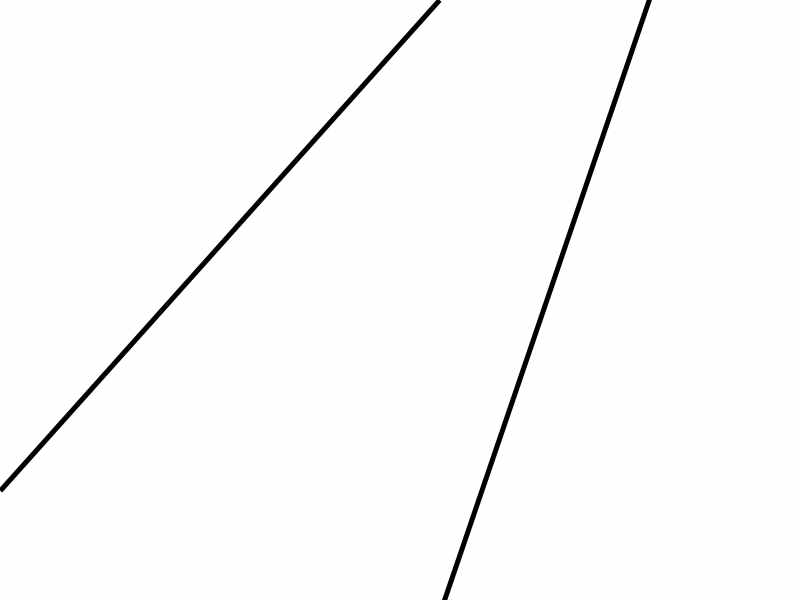
//> input picture src/image/v1_line/road0.jpg, 800 x 600 px, given in place of video_new.h264, which was not available
$ ./main   (built with g++ and OpenCV 4)
//> lines starting //> are read from the running program, lines starting //| are printed output that depends on the picture; after the words box and inside, x2 and y2 are one past the last pixel; in counts of white or black regions, pixels touching at a corner belong together; pictures that were not available may be replaced by others from this repository, and a replacement may not be noted
### src/image/v4_newAlgorithm/serialCar.h
#include <stdio.h>
#include <unistd.h>			//Used for UART
#include <fcntl.h>			//Used for UART

int openPort(void);
void setupSerial(int uart0_filestream);
void sendCommand(unsigned char* command,int uart0_filestream);

### src/image/v4_newAlgorithm/config.h
#ifndef __IPM_H__
#define __IPM_H__

#include <opencv2/calib3d/calib3d.hpp>
#include <opencv2/highgui/highgui.hpp>
#include <opencv2/imgproc/imgproc.hpp>
#include <opencv2/features2d/features2d.hpp>

#include <iostream>

enum{
	CANNY_MIN_TRESHOLD = 300,		// edge detector minimum hysteresis threshold
	CANNY_MAX_TRESHOLD = 400,		// edge detector maximum hysteresis threshold

	HOUGH_TRESHOLD = 30,			// Accumulator threshold parameter.
	HOUGH_MIN_LINE_LENGTH = 120,	// Minimum line length. Line segments shorter than that are rejected.
	HOUGH_MAX_LINE_GAP = 50,		// The maximum gap between two points to be considered in the same line.

	// Line classification
	LINE_SEP_ANGLE = 10,			// In degrees
	HORIZ_LANE_MIN_DIST = 100,		// Minimum distance of Horiz lane for including in control 	(Cols-dist)
	HORIZ_LANE_CRITICAL_DIST = 50,	// Crtical position after which it requires sudden turn  	(Cols-dist)
	HORIZ_LANE_LEFT_REJECTION = 50,	// Left border
	HORIZ_LANE_RIGHT_REJECTION = 350,// Right border

	VERT_LANE_SEPERATION = 100,
};

enum LineType{
	HORIZ_LINE,
	VERTICAL_LINE,
};

enum TurnType{
	LINEAR,
	CRITICAL,		// For suddent turn
};

struct Lane{
	Lane(){}
	Lane(CvPoint p1l, CvPoint p2l, float ang, float ml, float cl, \
		float intrsecL, float intrsecU, enum LineType L_typ, float lineDist, float v): \
		p1(p1l),p2(p2l),angle(ang),m(ml),c(cl), \
		intersectLower(intrsecL), intersectUpper(intrsecU), L_type(L_typ),lineDistance(lineDist),valid(v){}
	CvPoint p1;
	CvPoint p2;
	float angle, m, c;
	float intersectLower;
	float intersectUpper;
	float lineDistance;
	enum LineType L_type;
	int valid;
};

enum DirectionVector{
	STRAIGHT,
	LEFT,
	RIGHT,
	BACK,
	UTURN,
	STOP,
	NONE,				// For sign
};

enum Confidence{
	HIGH,
	MEDIUM,
	LOW,
	POOR,
};
enum LanePattern{
	NORMAL,
	HORIZONTAL,
	L_LANE,
	R_LANE,
	CORNER,
	LINE_BREAK,
	UNKNOWN,
	ERROR,
	NOLANE
};
enum PIDRotation{
	TRANSLATE,
	ROTATE,
};
struct ControlInfo{
	enum DirectionVector direction;
	unsigned int angle;
	enum DirectionVector trafficSign;
	enum Confidence dirCounter;			// Lane confidence
	enum Confidence signCounter;		// Sign Confidence
	int valid;
	enum LanePattern lanePatern;
	enum DirectionVector nextDirection;
	enum PIDRotation pidControlMsgType;
};

//struct Tracking{
//	struct ControlInfo currentControl;
//	struct ControlInfo previousFrame;
//	int valid;
//}

// For printing

char result[100];
#endif /*__IPM_H__*/

### src/image/v4_newAlgorithm/serialCar.cpp
#include <termios.h>		//Used for UART
#include "serialCar.h"
#include "string.h"

//int main(void){
//    unsigned char command[5]    = {'0','0','1','T','+'};
//
//    // Serial Communicaion
//    int uart0_filestream        = openPort();
//    setupSerial(uart0_filestream);
//    sendCommand(command,uart0_filestream);
//
//    return(0);
//}

int openPort(){
    int uart0_filestream = -1;
    uart0_filestream = open("/dev/ttyACM0", O_RDWR | O_NOCTTY | O_NDELAY);        //Open in non blocking read/write mode
    if (uart0_filestream == -1) {
        printf("Error - Unable to open UART.  Ensure it is not in use by another application\n");
    }
    return(uart0_filestream);
}

void setupSerial(int uart0_filestream){
    struct termios options;
    tcgetattr(uart0_filestream, &options);
    options.c_cflag = B9600 | CS8 | CLOCAL | CREAD;        //<Set baud rate
    options.c_iflag = IGNPAR;
    options.c_oflag = 0;
    options.c_lflag = 0;
    tcflush(uart0_filestream, TCIFLUSH);
    tcsetattr(uart0_filestream, TCSANOW, &options);
}

// [9 lines left out: function sendCommand, not called in this run]


### src/image/v4_newAlgorithm/main.cpp
#include <stdio.h>
#include <opencv2/opencv.hpp>
#include <opencv2/imgproc/imgproc.hpp>
#include "opencv2/highgui/highgui.hpp"
#include <iostream>
#include "config.h"
#include "serialCar.h"

using namespace cv;
using namespace std;
Rect ROI;

// Input Configuration
#define VIDEO_INPUT 0
#define VIDEO_FILE 1
#define ADVANCE_CASE 0
// Serial Communication
int uart0_filestream;
char command[10]; //Format= {'0','0','1','T','+'};

//
void showIm(String title, Mat im);
Mat preProcess(Mat image);
void findLane(vector<Vec4i> *lines, int row, int col,std::vector<Lane> *lane);
void laneFilter(std::vector<Lane> lanes_org, int w, int h,\
			int *leftLane, int *rightLane, int *horizLane );
void filterLane_strength(std::vector<Lane> lanes, Mat edges, Mat raw);
void findSetPoint(Mat im_roi, std::vector<Lane> lanes_org, int leftLane, int rightLane, int horizLane, \
						TurnType *turn, CvPoint *setPoint, int w, int h);
void init();
void findBorderPoints(std::vector<Lane> lanes_org, int l, CvPoint *lowPt,CvPoint *highPt, int w, int h );
float dist(CvPoint p1, CvPoint p2);
CvPoint intersection(CvPoint o1, CvPoint p1, CvPoint o2, CvPoint p2);
struct ControlInfo previousFrame;
struct ControlInfo currentFrame;

int validResult = 0;

void sendCmd(float angle){
	if(validResult == 0)
		return;
	if((int)fabs(angle)>99)
		sprintf(command,"%dT%s",(int)fabs(angle), angle<0?"-":"+");
	else
		sprintf(command,"0%dT%s",(int)fabs(angle), angle<0?"-":"+");
	printf("Serial Data: %s\n",command);
}

int main(int argc, char** argv )
{
	int roi_rows, roi_cols;
	Mat image;
	init();

#if VIDEO_INPUT
	VideoCapture cap(0); // open the default camera
    if(!cap.isOpened()){  // check if we succeeded
     	printf("Unable to open camera.!\n");
        return -1;
    }
while(1){
    waitKey();
    cap >> image;

#elif VIDEO_FILE
	VideoCapture cap("video_new.h264");
	if(!cap.isOpened()){  // check if we succeeded
     	printf("Unable to open video file.!\n");
        return -1;
    }
	while(1)
	{
		waitKey(100);
		 Mat rawImg;
		 for(int fRate=0;fRate<10;fRate++)
			cap >> rawImg;
//> rawImg is the input picture: 600 rows x 800 cols, CV_8UC3; min 0, max 255, mean 250.5
		if(rawImg.empty())
            break;
		//resize(rawImg, image, Size(400, 300), 0, 0, INTER_CUBIC);
		resize(rawImg, image, Size(800, 600), 0, 0, INTER_CUBIC);

#else
    if ( argc == 2 ){
         image = imread( argv[1], 1 );
		 printf("Input: %s\n", argv[1]);
	}
	else{
		char imgeLocation[100] = "raw_case/right.jpg";
		image = imread(imgeLocation,1);
	}
{
#endif
	// Validate Image
    if ( !image.data )
    {
        printf("No image data \n");
        return -1;
    }
/*******************************************************************************************/
// Pre-processing
    validResult = 0;
    // Pre-process
	Mat im_roi,im_edge;
	im_roi = preProcess(image);
//> in preProcess, `im_roi = im_gray(ROI).clone();`:
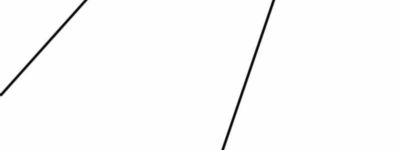
//> im_roi: 150 rows x 400 cols, CV_8UC1; min 4, max 255, mean 250.9

	// Edge-detection
	Canny(im_roi, im_edge, CANNY_MIN_TRESHOLD, CANNY_MAX_TRESHOLD);
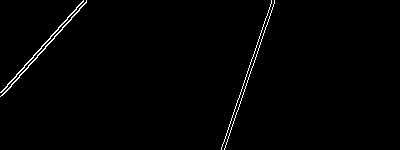
//> im_edge: 150 rows x 400 cols, CV_8UC1; 1.1% white in thin lines or dots, all inside (x1, y1, x2, y2) = (0, 0, 275, 150)
	showIm("Image-Edges",im_edge);

	// Hough Transform
	std::vector<Vec4i> lines;
	double rho = 1;
	double theta = CV_PI/360;
	HoughLinesP(im_edge, lines, rho, theta, HOUGH_TRESHOLD, HOUGH_MIN_LINE_LENGTH, HOUGH_MAX_LINE_GAP);
//> lines = 2 lines (x1, y1, x2, y2): [221, 149, 271, 2], [224, 149, 274, 2]

/*******************************************************************************************/
// Lane detection Algorithm

	// Lane Classification
	roi_rows = im_roi.rows;
	roi_cols = im_roi.cols;
	std::vector<Lane> lane;
	findLane(&lines,roi_rows,roi_cols, &lane);
//> the loop in findLane, `for	(int i=0; i<lines->size(); i++)` made 2 passes
//> (printed output is left out)
//> pass 1, in findLane, `putText(res_im, result, p1, FONT_HERSHEY_COMPLEX_SMALL, 0.8, cvScalar(..`:
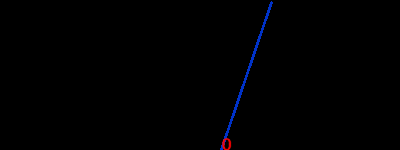
//> res_im: 150 rows x 400 cols, CV_8UC3; mean B, G, R 1.4, 0.3, 0.2
//> lane = 2 items
//> (the rest of the program and of its run is left out)
